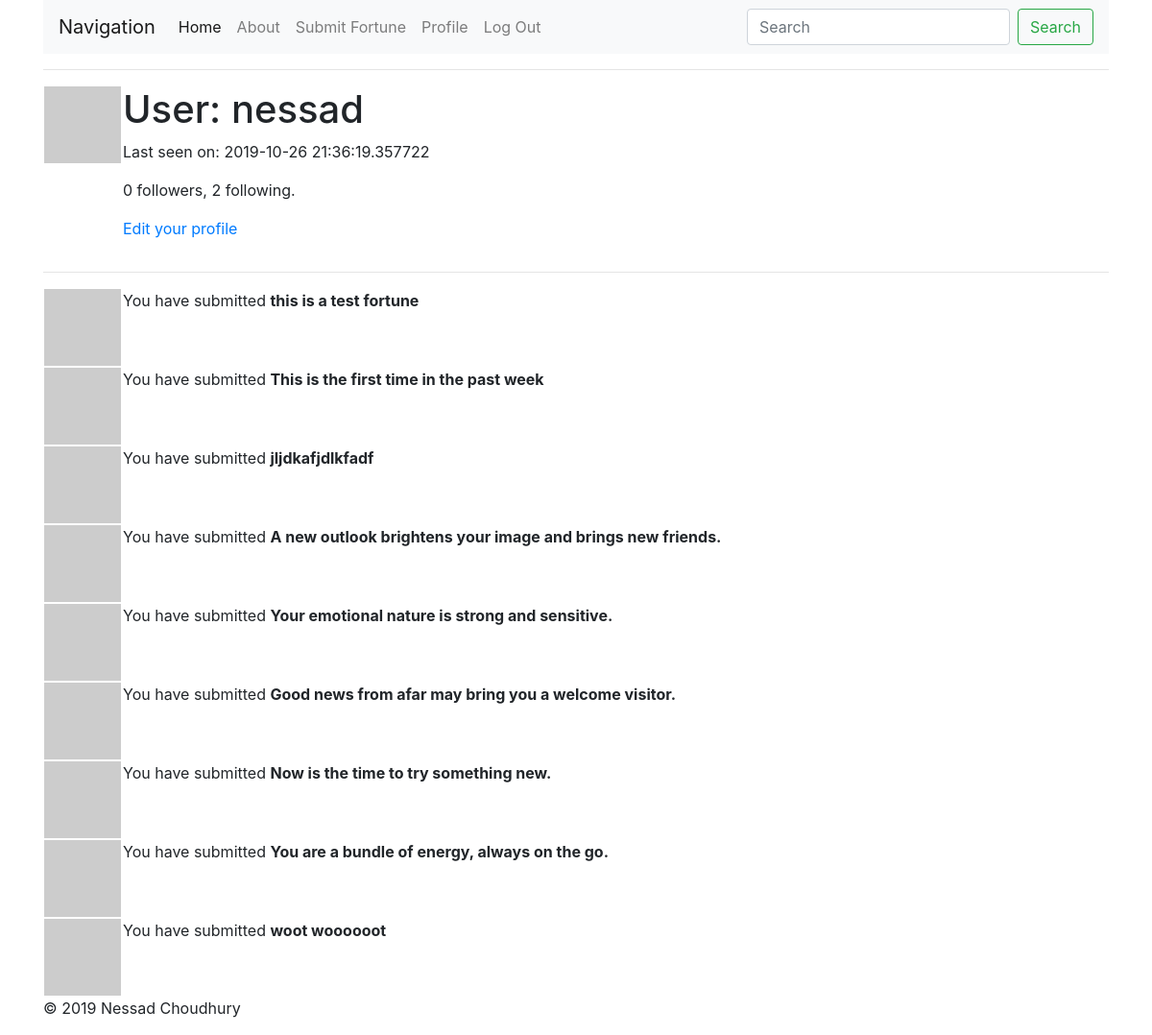
Page /user/nessad (signed in) on the committed database.
### fortunesite/models.py (models this page shows, shortened)
class User(UserMixin, db.Model):
    id = db.Column(db.Integer, primary_key=True)
    username = db.Column(db.String(64), index=True, unique=True,
                         nullable=False)
    email = db.Column(db.String(120), index=True, unique=True)
    password_hash = db.Column(db.String(128))
    fortunes = db.relationship('Fortune', backref='author', lazy=True)
    about_me = db.Column(db.String(140))
    last_seen = db.Column(db.DateTime, default=datetime.utcnow)
    followed = db.relationship(
        'User', secondary=followers,
        primaryjoin=(followers.c.follower_id == id),
        secondaryjoin=(followers.c.followed_id == id),
        backref=db.backref('followers', lazy='dynamic'), lazy='dynamic')
    def avatar(self, size):
        digest = md5(self.email.lower().encode('utf-8')).hexdigest()
        return 'https://www.gravatar.com/avatar/{}?d=identicon&s={}'.format(
            digest, size)

class Fortune(db.Model):
    id = db.Column(db.Integer, primary_key=True)
    content = db.Column(db.String(140))
    timestamp = db.Column(db.DateTime, index=True,
                          default=datetime.utcnow)
    user_id = db.Column(db.Integer, db.ForeignKey('user.id'))

### fortunesite/routes.py (the view)
@app.route('/user/<username>')
@login_required
def user(username):
    user = User.query.filter_by(username=username).first_or_404()
    fortunes = Fortune.query.filter_by(author=user).all()
    return render_template('user.html', user=user, fortunes=fortunes)

### fortunesite/models.py (called while the page is built)
@login.user_loader
def load_user(id):
    return User.query.get(int(id))

### fortunesite/routes.py (called while the page is built)
@app.before_request
def before_request():
    if current_user.is_authenticated:
        current_user.last_seen = datetime.utcnow()
        db.session.commit()

### fortunesite/templates/user.html (shortened to what this page needs)
{% extends "layout.html" %}
{% block body %}
    <table>
        <tr valign='top'>
            <td><img src= "{{ user.avatar(128) }}"></td>
            <td>
                <h1>User: {{ user.username }}</h1>
                {% if user.last_seen %}<p>Last seen on: {{ user.last_seen }}</p>{% endif %}
                <p>{{ user.followers.count() }} followers, {{ user.followed.count() }} following.</p>
                {% if user == current_user %}
                <p><a href="{{ url_for('edit_profile') }}">Edit your profile</a></p>
                {% elif not current_user.is_following(user) %}
                <p><a href="{{ url_for('follow', username=user.username) }}">Follow</a></p>
                {% else %}
                <p><a href="{{ url_for('unfollow', username=user.username) }}">Unfollow</a></p>
                {% endif %}
            </td>
        </tr>
    </table>
    <hr>
    {% for fortune in fortunes %}
        {% include '_fortune.html' %}
    {% endfor %}
{% endblock %}

### fortunesite/templates/_fortune.html
<table>
    <tr valign="top">
        <td><img src="{{ fortune.author.avatar(36) }}"></td>
        {% if user == current_user %}
        <td>You have submitted <b>{{ fortune.content }}</b></td>
        {% else %}
        <td>{{ fortune.author.username }} has submitted <b>{{ fortune.content }}</b></td>
        {% endif %}
    </tr>
</table>

### rows in the picture
User: username "nessad", last_seen "2019-10-26 21:36:19.357722"
Fortune: content "this is a test fortune"
Fortune: content "This is the first time in the past week"
Fortune: content "jljdkafjdlkfadf"
Fortune: content "A new outlook brightens your image and brings new friends."
Fortune: content "Your emotional nature is strong and sensitive."
Fortune: content "Good news from afar may bring you a welcome visitor."
Fortune: content "Now is the time to try something new."
Fortune: content "You are a bundle of energy, always on the go."
Fortune: content "woot woooooot"

### other values in the picture
{{ user.followers.count() }} "0"
{{ user.followed.count() }} "2"
